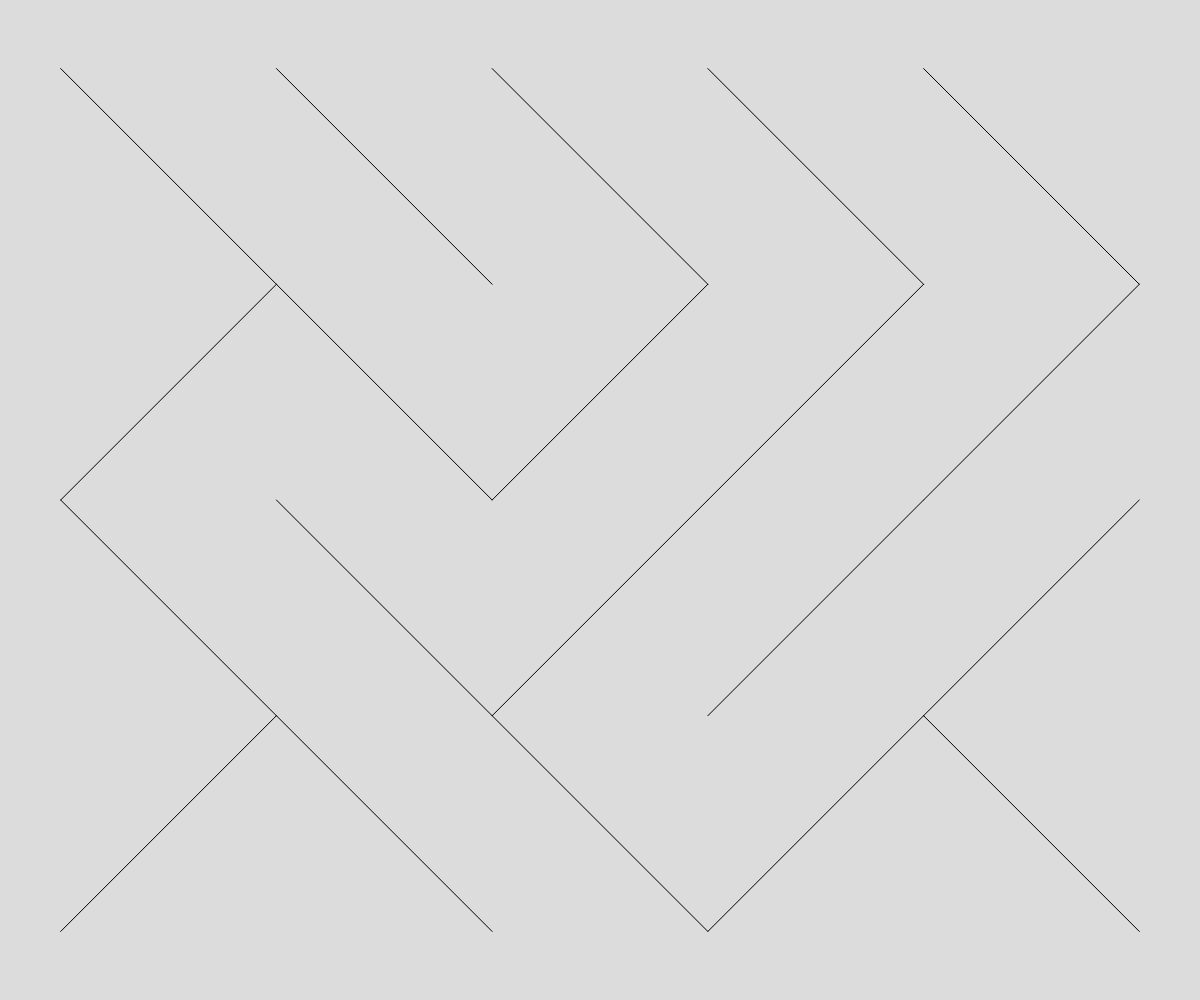
Frame 1 (no input)
Frame 60 (no input): identical to frame 1, image omitted
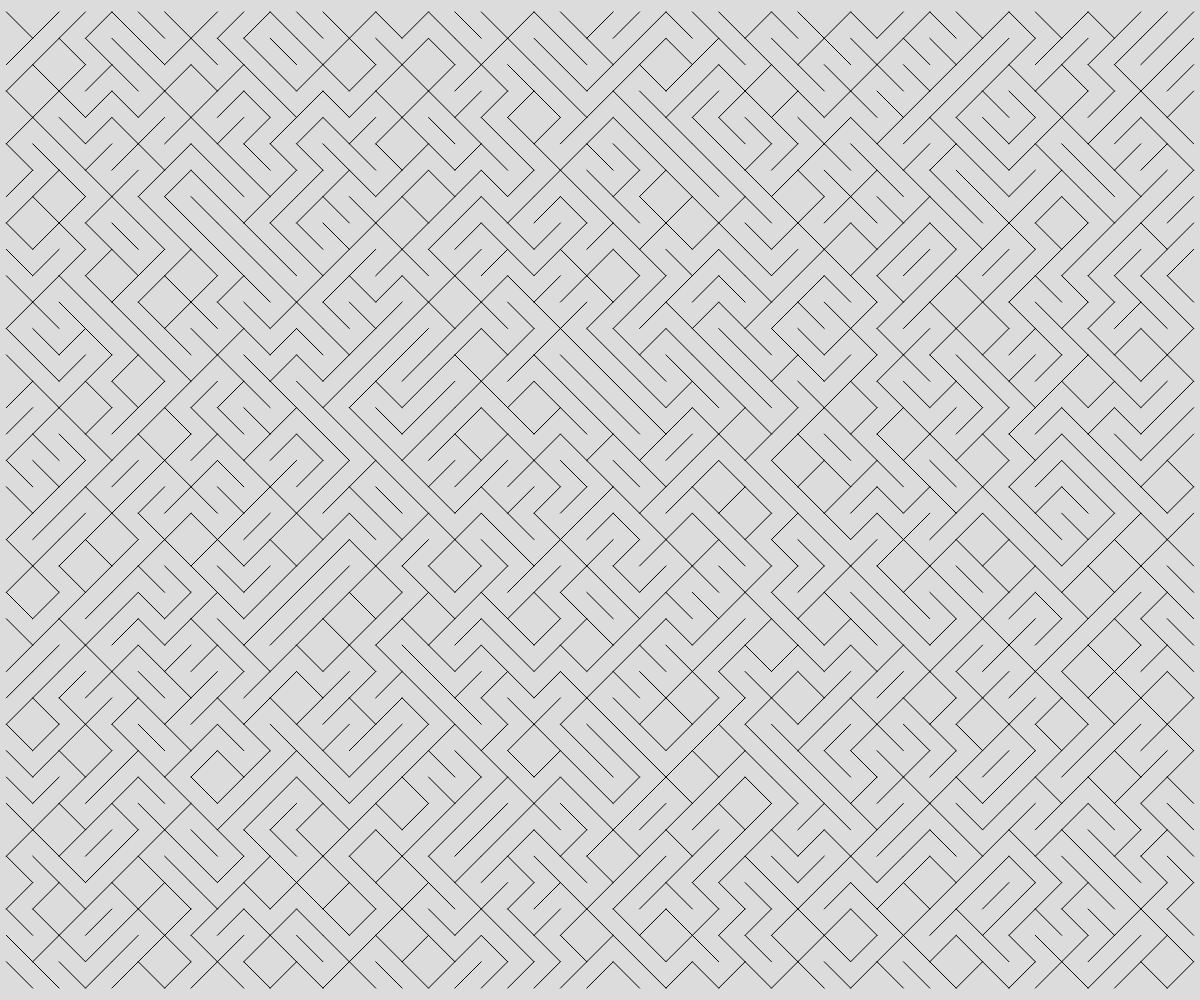
Frame 120 (the mouse pressed at the canvas centre since frame 60)

The p5.js sketch that drew these frames (run headless with seeded random() and noise() and a simulated clock; from frame 60 on, the mouse is pressed at the canvas centre):

// p5.js sketch
// ── sketch.js
// Generative Art Demo
// Tiling
// Dan Schellenberg
// Aug 28, 2019


async function setup() {
  createCanvas(windowWidth, windowHeight);
  createTilesOfRandomSize();
}

function draw() {  
}

function mousePressed() {
  setup();
}

function keyPressed() {
  setup();
}

function createTilesOfRandomSize() {
  background(220);
  let tileSize = random(5, width/4);
  drawManyDiagonalsInsideArea(0, 0, width, height, tileSize, tileSize);
}

function drawManyDiagonalsInsideArea(x, y, width, height, boxWidth, boxHeight) {
  let numberOfHorizontalBoxes = int(width / boxWidth);
  let numberOfVerticalBoxes = int(height / boxHeight);
  
  let edgeBufferLeft = (width - boxWidth * numberOfHorizontalBoxes) / 2;
  let edgeBufferTop = (height - boxHeight * numberOfVerticalBoxes) / 2;

  for (let i = 0; i < numberOfHorizontalBoxes; i++) {
    for (let j = 0; j < numberOfVerticalBoxes; j++) {
      drawRandomDiagonal(i*boxWidth + edgeBufferLeft, j*boxHeight + edgeBufferTop, boxWidth, boxHeight);
    }
  }
}

function drawRandomDiagonal(x, y, boxWith, boxHeight) {
  // x and y values are for the top left location of the box you will draw a diagonal in
  // pick either top left to bottom right, or top right to bottom left
  let choice = random(1,100);
  if (choice < 50) {
    line(x, y, x + boxWith, y + boxHeight);
  }
  else {
    line(x + boxWith, y, x, y + boxHeight);
  }
}
